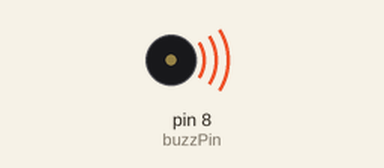
Simulated run of this sketch. Board: Arduino Uno, built with avr-gcc and run on an emulated ATmega328P. Shown: buzzer (waves = sounding).

Above: at 0.1 s.
Timing chart, 0 to 40.0 s (numbered marks = the images above):
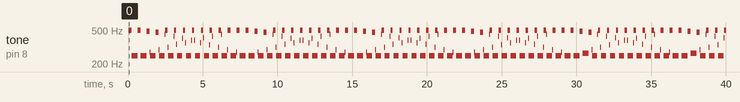

Measured:
- by itself, tone on pin 8 (buzzPin): plays 496 Hz for 0.20 s, 249 Hz for 0.40 s, 496 Hz for 0.20 s, 249 Hz for 0.40 s, 483 Hz for 0.20 s, 275 Hz for 0.04 s … (228 notes in this stretch)

The sketch:

22.actuve_buzzer.ino
```cpp
// example 1
/**
// int myNumb = 0;
int potVal;
int potPin = A5;
int buzzPin = 8;

int delayTime = 2000;

String msg = "Please input your number: ";


void setup() {
  // put your setup code here, to run once:
  Serial.begin(9600);

  pinMode(buzzPin, OUTPUT);
  pinMode(potPin, INPUT);
}

void loop() {
  // put your main code here, to run repeatedly:
  //Serial.println(msg);

  //while(Serial.available() == 0){}

  //myNumb = Serial.parseInt();
  potVal = analogRead(potPin);
  Serial.println(potVal);

  if(potVal > 800){
    digitalWrite(buzzPin, HIGH);
    delay(delayTime);
    digitalWrite(buzzPin, LOW);
    delay(delayTime);
  }


}
**/


// example 2: changing tone of an active buzzer
int buzzPin = 8;

int delayTime1 = 1;
int delayTime2 = 2;

void setup(){
  pinMode(buzzPin, OUTPUT);
}

void loop(){

  for(int j = 0; j < 100; j=j+1){
    digitalWrite(buzzPin, HIGH);
    delay(delayTime1);
    digitalWrite(buzzPin, LOW);
    delay(delayTime1);
  }

  for(int j = 0; j < 100; j=j+1){
    digitalWrite(buzzPin, HIGH);
    delay(delayTime2);
    digitalWrite(buzzPin, LOW);
    delay(delayTime2);
  }
}
```
